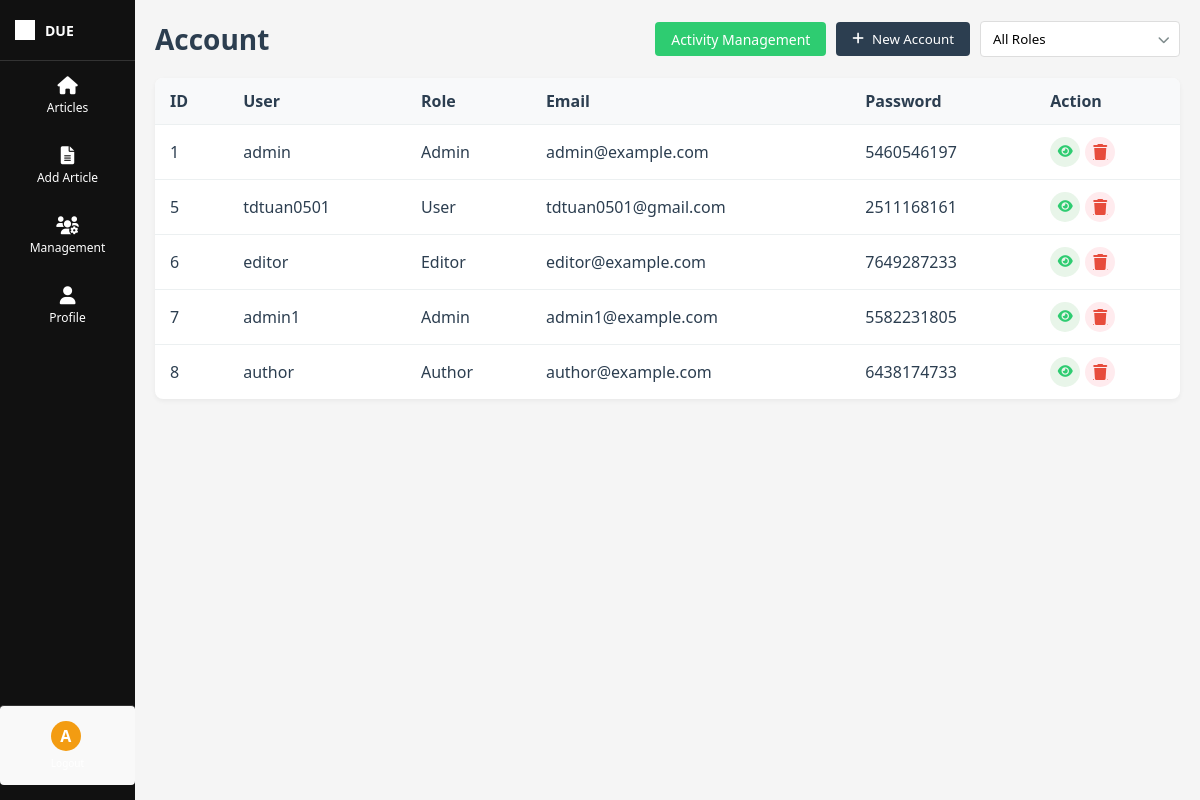
Before: /admin-dashboard/accounts/ (signed in) with the older database file.
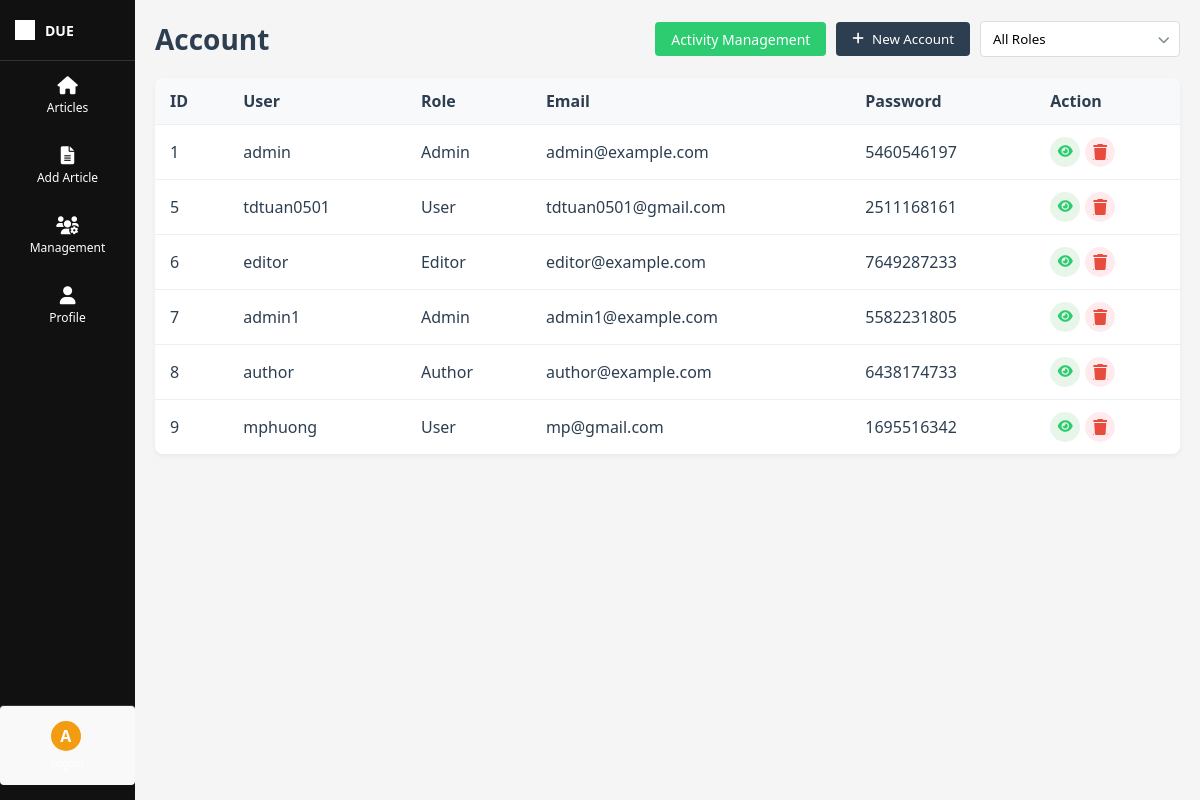
After: the same page with the newer database file.
### cms_api/models.py (models this page shows, shortened)
class User(AbstractUser):
    ROLE_CHOICES = (
        ('admin', 'Admin'),
        ('editor', 'Editor'),
        ('author', 'Author'),
        ('user', 'User'),
        ('viewer', 'Viewer'),
    )
    role = models.CharField(max_length=20, choices=ROLE_CHOICES, default='author')
    avatar = models.ImageField(upload_to='avatars/', null=True, blank=True)
    phone_number = models.CharField(max_length=20, null=True, blank=True)
    location = models.CharField(max_length=100, null=True, blank=True)
    profile_summary = models.TextField(null=True, blank=True)
    is_online = models.BooleanField(default=False)
    last_activity = models.DateTimeField(default=timezone.now)
    @property
    def password_display(self):
        seed = self.id or 0
        random.seed(seed + 42)  # Add a constant to make it different from the ID
        return str(random.randint(1000000000, 9999999999))

### cms_api/views.py (the view)
# urls.py: path('admin-dashboard/accounts/', views.account_management, name='account_management'),
@login_required(login_url='login')
def account_management(request):
    if request.user.role != 'admin':
        messages.error(request, 'You do not have permission to access this page.')
        return redirect('home')
    users = User.objects.all().order_by('id')
    role = request.GET.get('role')
    if role:
        users = users.filter(role=role)
    context = {
        'users': users,
    }
    return render(request, 'cms_api/account_management.html', context)

### cms_api/templates/cms_api/account_management.html (shortened to what this page needs)
{% extends 'cms_api/base.html' %}
{% load static %}
{% block content %}
<div class="header">
    <h1>Account</h1>
    <div class="header-actions">
        <a href="{% url 'activity_management' %}" class="btn btn-success">
            Activity Management
        </a>
        <button id="newAccountBtn" class="btn btn-primary">
            <i class="fas fa-plus"></i> New Account
        </button>
        <div class="select-wrapper">
            <select id="roleFilter">
                <option value="">All Roles</option>
            </select>
        </div>
    </div>
</div>
<div class="table-container">
    <table class="data-table">
        <thead>
            <tr>
                <th>ID</th>
                <th>User</th>
                <th>Role</th>
                <th>Email</th>
                <th>Password</th>
                <th>Action</th>
            </tr>
        </thead>
        <tbody>
            {% for user in users %}
            <tr>
                <td>{{ user.id }}</td>
                <td>{{ user.username }}</td>
                <td>{{ user.role|title }}</td>
                <td>{{ user.email }}</td>
                <td>{{ user.password_display }}</td>
                <td>
                    <div class="action-buttons">
                        <button class="btn-icon btn-view edit-user-btn" data-user-id="{{ user.id }}">
                            <i class="fas fa-eye"></i>
                        </button>
                        <a href="{% url 'account_delete' user.id %}" class="btn-icon btn-delete">
                            <i class="fas fa-trash"></i>
                        </a>
                    </div>
                </td>
            </tr>
            {% empty %}
            <tr>
                <td colspan="6">No accounts found.</td>
            </tr>
            {% endfor %}
        </tbody>
    </table>
</div>
{% endblock %}

### cms_api/templates/cms_api/base.html (shortened to what this page needs)
{% load static %}
<!DOCTYPE html>
<html lang="en">
<head>
    <link rel="stylesheet" href="{% static 'cms_api/css/styles.css' %}">
    <link rel="stylesheet" href="https://cdnjs.cloudflare.com/ajax/libs/font-awesome/6.0.0-beta3/css/all.min.css">
</head>
<body>
    <div class="container">
        <div class="sidebar">
            <div class="logo">
                <div class="logo-square">
                </div>
                <div class="logo-text">DUE</div>
            </div>
            <nav class="nav-menu">
                <a href="{% url 'home' %}" class="nav-item {% if request.path == '/admin-dashboard/' %}active{% endif %}">
                    <i class="fas fa-home"></i>
                    <span>Articles</span>
                </a>
                {% if request.user.role == 'author' or request.user.role == 'admin' %}
                <a href="{% url 'add_article_author' %}" class="nav-item {% if request.path == '/admin-dashboard/add-article-author/' %}active{% endif %}">
                    <i class="fas fa-file-alt"></i>
                    <span>Add Article</span>
                </a>
                {% endif %}
                {% if request.user.role == 'admin' %}
                <a href="{% url 'management' %}" class="nav-item {% if request.path == '/admin-dashboard/management/' %}active{% endif %}">
                    <i class="fas fa-users-cog"></i>
                    <span>Management</span>
                </a>
                {% endif %}
                <a href="{% url 'profile' %}" class="nav-item {% if request.path == '/admin-dashboard/profile/' %}active{% endif %}">
                    <i class="fas fa-user"></i>
                    <span>Profile</span>
                </a>
            </nav>
            <div class="user-info">
                <a href="{% url 'logout' %}" class="logout-btn">
                    <div class="user-avatar">{{ request.user.username|first|upper }}</div>
                    <div class="user-name">Logout</div>
                </a>
            </div>
        </div>
        <div class="main-content">
            {% block content %}{% endblock %}
        </div>
    </div>
</body>
</html>

Changed rows visible on the page:
added User: id "9", username "mphuong", role "User", email "mp@gmail.com", password_display "1695516342"
